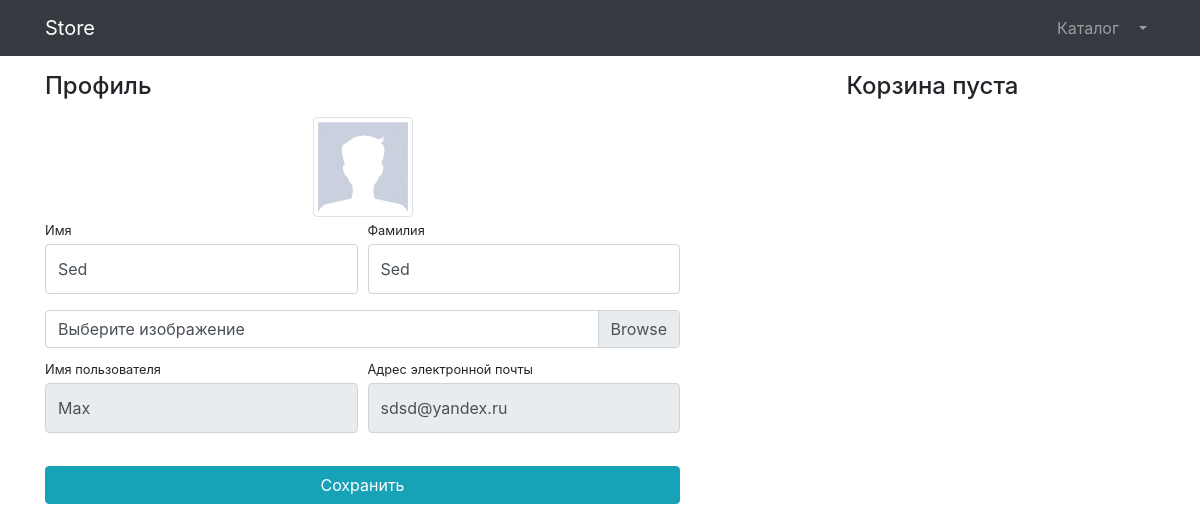
The page /users/profile/ (signed in) on the database its author committed.
### users/models.py (models this page shows, shortened)
class User(AbstractUser):
    image = models.ImageField(upload_to='user_images', null=True, blank=True)

### users/views.py (the view)
# urls.py: path('profile/',profile,name='profile' ),
@login_required
def profile(request):
    if request.method == 'POST':
        form = UserProfileForm(instance=request.user, data=request.POST, files=request.FILES)
        if form.is_valid():
            form.save()
            messages.success(request, 'Данные успешно изменены')
            return HttpResponseRedirect(reverse('profile'))
        else:
            print(form.errors)
    else:
        form = UserProfileForm(instance=request.user)
    context = {
        'title':'Store - Профиль',
        'form':form,
        'baskets': Basket.objects.filter(user=request.user),
               }
    return render(request, 'users/profile.html',context)

### users/forms.py
class UserProfileForm(UserChangeForm):
    first_name = forms.CharField(widget=forms.TextInput(attrs={
        'class': 'form-control py-4',
    }))
    last_name = forms.CharField(widget=forms.TextInput(attrs={
    'class': 'form-control py-4',
    }))
    image = forms.ImageField(widget=forms.FileInput(attrs={
    'class': 'custom-file-input',
    }), required= False)
    username = forms.CharField(widget=forms.TextInput(attrs={
    'class': 'form-control py-4',
    'readonly':True,
    }))
    email = forms.CharField(widget=forms.EmailInput(attrs={
    'class': 'form-control py-4',
    'readonly':True,
    }))
    class Meta:
        model = User
        fields = ('first_name', 'last_name','image', 'username', 'email')

### users/templates/users/profile.html (shortened to what this page needs)
{% extends 'products/base.html' %}
{% load static %}
{% block css %}
    <link href="{% static 'vendor/css/profile.css' %}" rel="stylesheet">
{% endblock %}
{% block content %}
    <div class="container">
    <div class="row">
        <div class="col-lg-7">
            <h4 class="mt-3 mb-3">Профиль</h4>
            <div class="col-lg-12 text-center">
                <img width="100" height="100"
                     src="{% if user.image %}  {{ user.image.url }} {% else %} {% static 'vendor/img/users/default_avatar.jpg' %} {% endif %} "
                     class="img-thumbnail">
            </div>
            <form action="{% url 'profile' %}" method="post" enctype="multipart/form-data">
                <div class="form-row">
                    <div class="col-lg-6">
                        <div class="form-group">
                            <label class="small mb-1" for="{{form.first_name.id_for_label}}">Имя</label>
                            {{form.first_name}}
                        </div>
                    </div>
                    <div class="col-lg-6">
                        <div class="form-group">
                            <label class="small mb-1" for="{{form.last_name.id_for_label}}">Фамилия</label>
                            {{form.last_name}}
                        </div>
                    </div>
                </div>
                <div class="form-row mb-2">
                    <div class="col-lg-12">
                        <div class="custom-file">
                            <label class="custom-file-label" for="{{form.image.id_for_label}}">
                                Выберите изображение
                            </label>
                        </div>
                    </div>
                </div>
                <div class="form-row">
                    <div class="col-lg-6">
                        <label class="small mb-1" for="{{form.username.id_for_label}}">
                            Имя пользователя
                        </label>
                        {{form.username}}
                    </div>
                    <div class="col-lg-6">
                        <label class="small mb-1" for="{{form.email.id_for_label}}">
                            Адрес электронной почты
                        </label>
                        {{form.email}}
                    </div>
                </div>
                <div class="form-row">
                    <div class="col-lg-12" style="margin-top: 33px;">
                        <input class="btn btn-info btn-block" type="submit" value="Сохранить">
                    </div>
                </div>
            </form>
        </div>
        <div class="col-lg-5">
            {% include 'products/basket.html' %}
        </div>
    </div>
</div>
{% endblock %}

### rows shown on the page
User: first_name "Sed", last_name "Sed", username "Max", email "sdsd@yandex.ru"
